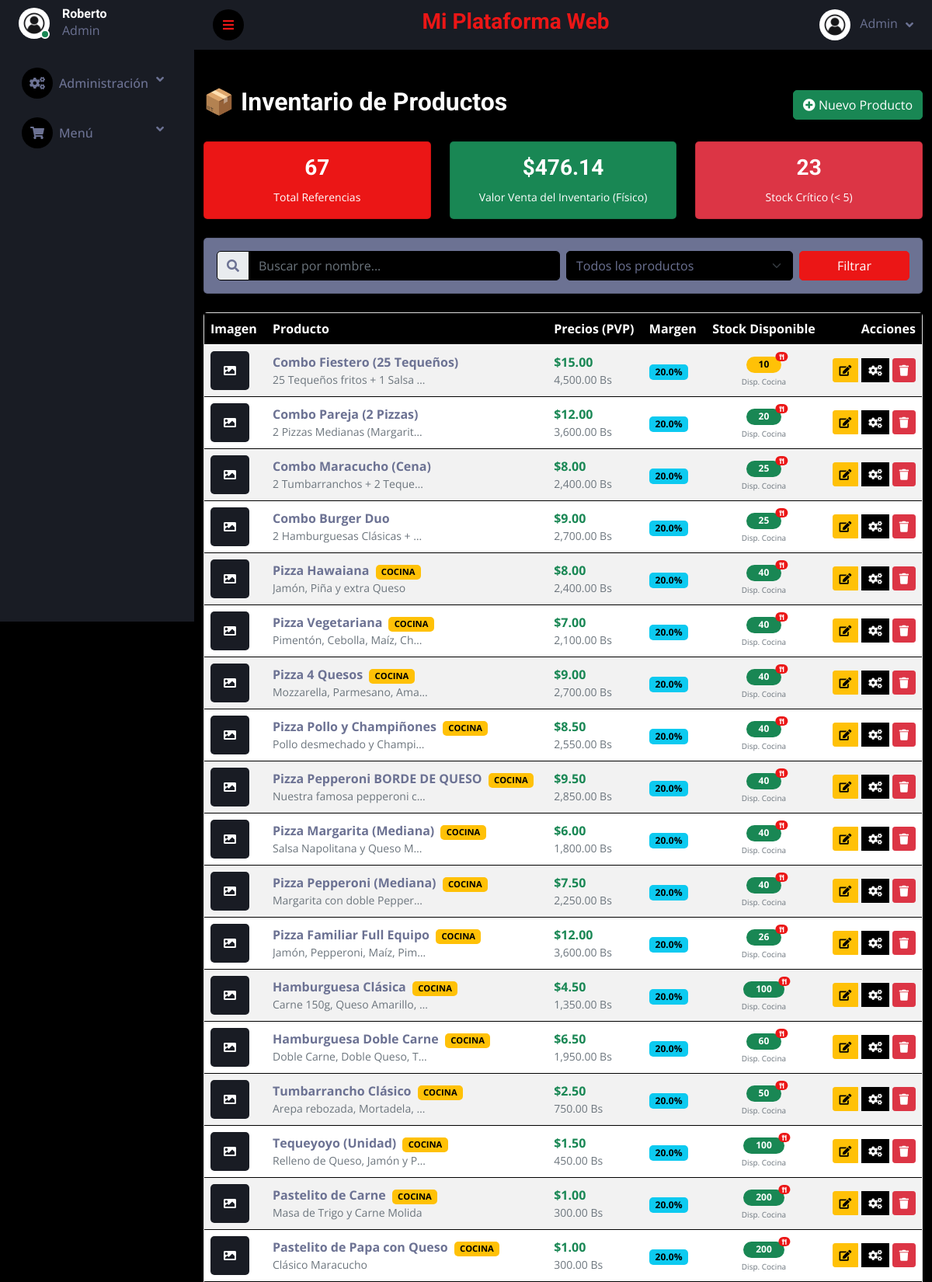
Page /admin/productos.php (signed in, upper part) on the committed database.
### tables this page shows
CREATE TABLE `products` (
  `id` int(11) NOT NULL,
  `name` varchar(100) NOT NULL,
  `description` text DEFAULT NULL,
  `price_usd` decimal(10,2) NOT NULL,
  `price_ves` decimal(10,2) NOT NULL,
  `stock` int(11) NOT NULL,
  `product_type` enum('simple','compound','prepared') DEFAULT 'simple',
  `kitchen_station` enum('pizza','kitchen','bar') DEFAULT 'kitchen',
  `image_url` varchar(255) DEFAULT NULL,
  `created_at` timestamp NULL DEFAULT current_timestamp(),
  `profit_margin` decimal(5,2) NOT NULL DEFAULT 20.00,
  `updated_at` timestamp NULL DEFAULT NULL
);

### funciones/ProductManager.php (called while the page is built, shortened)
<?php
class ProductManager {
    private $db;
    public function __construct() {
        $this->db = Database::getConnection();
    }
    public function getAllProducts() {
        $stmt = $this->db->prepare("SELECT * FROM products ORDER BY created_at DESC");
        $stmt->execute();
        return $stmt->fetchAll(PDO::FETCH_ASSOC);
    }
            public function getProductComponents($productId) {
                $sql = "SELECT pc.*,
                        CASE
                            WHEN pc.component_type = 'raw' THEN rm.name
                            WHEN pc.component_type = 'manufactured' THEN mp.name
                            WHEN pc.component_type = 'product' THEN p.name
                        END as item_name,
                        CASE
                            WHEN pc.component_type = 'raw' THEN rm.unit
                            WHEN pc.component_type = 'manufactured' THEN mp.unit
                            WHEN pc.component_type = 'product' THEN 'und'
                        END as item_unit,
                        CASE
                            WHEN pc.component_type = 'raw' THEN rm.cost_per_unit
                            WHEN pc.component_type = 'manufactured' THEN mp.unit_cost_average
                            WHEN pc.component_type = 'product' THEN p.price_usd -- Usamos precio costo si lo tuvieras, por ahora precio venta
                        END as item_cost
                        FROM product_components pc
                        LEFT JOIN raw_materials rm ON pc.component_id = rm.id AND pc.component_type = 'raw'
                        LEFT JOIN manufactured_products mp ON pc.component_id = mp.id AND pc.component_type = 'manufactured'
                        LEFT JOIN products p ON pc.component_id = p.id AND pc.component_type = 'product'
                        WHERE pc.product_id = ?";
                $stmt = $this->db->prepare($sql);
                $stmt->execute([$productId]);
                return $stmt->fetchAll(PDO::FETCH_ASSOC);
            }
                public function getVirtualStock($productId) {
                    $components = $this->getProductComponents($productId);
                    $minStock = null;
                    foreach ($components as $comp) {
                        $qtyNeeded = floatval($comp['quantity']);
                        $currentStock = 0;
                        if ($comp['component_type'] == 'raw') {
                            $stmt = $this->db->prepare("SELECT stock_quantity FROM raw_materials WHERE id = ?");
                            $stmt->execute([$comp['component_id']]);
                            $currentStock = floatval($stmt->fetchColumn());
                        } elseif ($comp['component_type'] == 'manufactured') {
                            $stmt = $this->db->prepare("SELECT stock FROM manufactured_products WHERE id = ?");
                            $stmt->execute([$comp['component_id']]);
                            $currentStock = floatval($stmt->fetchColumn());
                        } elseif ($comp['component_type'] == 'product') {
                            $stmt = $this->db->prepare("SELECT stock FROM products WHERE id = ?");
                            $stmt->execute([$comp['component_id']]);
                            $currentStock = floatval($stmt->fetchColumn());
                        }
                        $possibleWithThisItem = floor($currentStock / $qtyNeeded);
                        if ($minStock === null || $possibleWithThisItem < $minStock) {
                            $minStock = $possibleWithThisItem;
                        }
                    }
                    return ($minStock === null) ? 0 : $minStock;
                }
}

### funciones/conexion.php (called while the page is built, shortened)
<?php
class Database
{
    private static $connection = null;
    public static function getConnection()
    {
        if (self::$connection === null) {
            try {
                $host     = $_ENV['DB_HOST'] ?? 'localhost';
                $dbname   = $_ENV['DB_NAME'] ?? 'minimarket';
                $username = $_ENV['DB_USER'] ?? 'root';
                $password = $_ENV['DB_PASSWORD'] ?? '';
                $port     = $_ENV['DB_PORT'] ?? '3306';
                $options = [
                    PDO::ATTR_ERRMODE            => PDO::ERRMODE_EXCEPTION,
                    PDO::ATTR_DEFAULT_FETCH_MODE => PDO::FETCH_ASSOC,
                    PDO::ATTR_EMULATE_PREPARES   => false,
                ];
                self::$connection = new PDO(
                    "mysql:host=$host;port=$port;dbname=$dbname;charset=utf8mb4",
                    $username,
                    $password,
                    $options
                );
            } catch (PDOException $e) {
                error_log("Error de conexión: " . $e->getMessage());
                die("<h3>Error de conexión.</h3><p>Verifica tu archivo .env y los logs del servidor.</p>");
            }
        }
        return self::$connection;
    }
}
?>

### admin/productos.php (the view, shortened to what this page needs)
<?php
require_once '../templates/autoload.php';
$search = $_GET['search'] ?? '';
$filter = $_GET['filter'] ?? '';
if ($filter === 'stock_bajo') {
    $productos = $productManager->getLowStockProducts(10);
} elseif (!empty($search)) {
    $productos = $productManager->searchProducts($search);
} else {
    $productos = $productManager->getAllProducts();
}
$totalProductos = count($productos);
$valorInventarioUsd = 0;
$itemsCriticos = 0;
foreach ($productos as $p) {
    $valorInventarioUsd += $p['price_usd'] * $p['stock'];
    if ($p['stock'] <= 5) $itemsCriticos++;
}
require_once '../templates/header.php';
require_once '../templates/menu.php';
?>
<div class="container mt-5">
    <div class="d-flex justify-content-between align-items-center mb-4">
        <h2>📦 Inventario de Productos</h2>
        <a href="add_product.php" class="btn btn-success">
            <i class="fa fa-plus-circle"></i> Nuevo Producto
        </a>
    </div>
    <div class="row mb-4">
        <div class="col-md-4">
            <div class="card bg-primary text-white shadow">
                <div class="card-body text-center">
                    <h3><?= $totalProductos ?></h3>
                    <small>Total Referencias</small>
                </div>
            </div>
        </div>
        <div class="col-md-4">
            <div class="card bg-success text-white shadow">
                <div class="card-body text-center">
                    <h3>$<?= number_format($valorInventarioUsd, 2) ?></h3>
                    <small>Valor Venta del Inventario (Físico)</small>
                </div>
            </div>
        </div>
        <div class="col-md-4">
            <div class="card <?= $itemsCriticos > 0 ? 'bg-danger' : 'bg-secondary' ?> text-white shadow">
                <div class="card-body text-center">
                    <h3><?= $itemsCriticos ?></h3>
                    <small>Stock Crítico (< 5)</small>
                </div>
            </div>
        </div>
    </div>
    <div class="card mb-4 bg-light">
        <div class="card-body py-3">
            <form method="GET" action="" class="row g-2 align-items-center">
                <div class="col-md-6">
                    <div class="input-group">
                        <span class="input-group-text"><i class="fa fa-search"></i></span>
                        <input type="text" name="search" class="form-control" placeholder="Buscar por nombre..." value="<?= htmlspecialchars($search) ?>">
                    </div>
                </div>
                <div class="col-md-4">
                    <select name="filter" class="form-select">
                        <option value="">Todos los productos</option>
                    </select>
                </div>
                <div class="col-md-2">
                    <button type="submit" class="btn btn-primary w-100">Filtrar</button>
                </div>
            </form>
        </div>
    </div>
    <div class="card shadow">
        <div class="card-body p-0">
            <div class="table-responsive">
                <table class="table table-striped table-hover mb-0 align-middle">
                    <thead class="table-dark">
                        <tr>
                            <th style="width: 80px;">Imagen</th>
                            <th>Producto</th>
                            <th>Precios (PVP)</th>
                            <th>Margen</th>
                            <th class="text-center">Stock Disponible</th>
                            <th class="text-end">Acciones</th>
                        </tr>
                    </thead>
                    <tbody>
                        <?php if (!empty($productos)): ?>
                            <?php foreach ($productos as $producto): ?>
                                <tr>
                                    <td>
                                        <?php if (!empty($producto['image_url']) && file_exists("../" . $producto['image_url'])): ?>
                                            <img src="../<?= htmlspecialchars($producto['image_url']) ?>" class="rounded border" width="50" height="50" style="object-fit: cover;">
                                        <?php else: ?>
                                            <div class="bg-secondary text-white rounded d-flex align-items-center justify-content-center" style="width: 50px; height: 50px;">
                                                <i class="fa fa-image"></i>
                                            </div>
                                        <?php endif; ?>
                                    </td>
                                    <td>
                                        <span class="fw-bold"><?= htmlspecialchars($producto['name']) ?></span>
                                        <?php if ($producto['product_type'] === 'prepared'): ?>
                                            <span class="badge bg-warning text-dark ms-1" style="font-size: 0.7em;">COCINA</span>
                                        <?php elseif ($producto['product_type'] === 'simple'): ?>
                                            <span class="badge bg-secondary ms-1" style="font-size: 0.7em;">REVENTA</span>
                                        <?php endif; ?>
                                        <br>
                                        <small class="text-muted text-truncate d-block" style="max-width: 200px;">
                                            <?= htmlspecialchars($producto['description']) ?>
                                        </small>
                                    </td>
                                    <td>
                                        <div class="d-flex flex-column">
                                            <span class="fw-bold text-success">$<?= number_format($producto['price_usd'], 2) ?></span>
                                            <span class="small text-muted"><?= number_format($producto['price_ves'], 2) ?> Bs</span>
                                        </div>
                                    </td>
                                    <td>
                                        <span class="badge bg-info text-dark">
                                            <?= number_format($producto['profit_margin'], 1) ?>%
                                        </span>
                                    </td>
                                    <td class="text-center">
                                        <?php
                                            $stockMostrar = 0;
                                            $esVirtual = false;
                                            if ($producto['product_type'] === 'simple') {
                                                $stockMostrar = $producto['stock'];
                                                $esVirtual = false;
                                            } else {
                                                $stockMostrar = $productManager->getVirtualStock($producto['id']);
                                                $esVirtual = true;
                                            }
                                            $stockClass = 'bg-success';
                                            if ($stockMostrar <= 5) $stockClass = 'bg-danger';
                                            elseif ($stockMostrar <= 15) $stockClass = 'bg-warning text-dark';
                                        ?>
                                        <span class="badge <?= $stockClass ?> rounded-pill px-3 position-relative">
                                            <?= $stockMostrar ?>
                                            <?php if($esVirtual): ?>
                                                <span class="position-absolute top-0 start-100 translate-middle badge rounded-pill bg-primary"
                                                      style="font-size: 0.6em;"
                                                      title="Calculado según ingredientes disponibles">
                                                    <i class="fa fa-utensils"></i>
                                                </span>
                                            <?php endif; ?>
                                        </span>
                                        <div style="font-size: 10px;" class="text-muted mt-1">
                                            <?= $esVirtual ? 'Disp. Cocina' : 'Físico' ?>
                                        </div>
                                    </td>
                                    <td class="text-end">
                                        <div class="btn-group">
                                            <a href="edit_product.php?id=<?= $producto['id'] ?>" class="btn btn-sm btn-warning" title="Editar">
                                                <i class="fa fa-edit"></i>
                                            </a>
                                            <a href="configurar_receta.php?id=<?= $producto['id'] ?>" class="btn btn-sm btn-dark ms-1" title="Configurar Receta">
                                                <i class="fa fa-cogs"></i>
                                            </a>
                                            <form action="delete_product.php?id=<?= $producto['id'] ?>" method="POST" style="display:inline;">
                                                <button type="submit" class="btn btn-sm btn-danger ms-1" onclick="return confirm('¿Eliminar <?= htmlspecialchars($producto['name']) ?>?');" title="Eliminar">
                                                    <i class="fa fa-trash"></i>
                                                </button>
                                            </form>
                                        </div>
                                    </td>
                                </tr>
                            <?php endforeach; ?>
                        <?php endif; ?>
                    </tbody>
                </table>
            </div>
        </div>
    </div>
</div>
<?php require_once '../templates/footer.php'; ?>

### css/style.css (style rules this page uses)
:root { --primary: #EB1616; --secondary: #191C24; --light: #6C7293; --dark: #000000; }
.btn { transition: .5s; }

### rows in the picture
products: name "Combo Fiestero (25 Tequeños)", description "25 Tequeños fritos + 1 Salsa…", price_usd "15.00", price_ves "4,500.00", profit_margin "20.0", stockMostrar "10", product_type "Disp. Cocina"
products: name "Combo Pareja (2 Pizzas)", description "2 Pizzas Medianas (Margarit…", price_usd "12.00", price_ves "3,600.00", profit_margin "20.0", stockMostrar "20", product_type "Disp. Cocina"
products: name "Combo Maracucho (Cena)", description "2 Tumbarranchos + 2 Teque…", price_usd "8.00", price_ves "2,400.00", profit_margin "20.0", stockMostrar "25", product_type "Disp. Cocina"
products: name "Combo Burger Duo", description "2 Hamburguesas Clásicas +…", price_usd "9.00", price_ves "2,700.00", profit_margin "20.0", stockMostrar "25", product_type "Disp. Cocina"
products: name "Pizza Hawaiana", product_type "COCINA", description "Jamón, Piña y extra Queso", price_usd "8.00", price_ves "2,400.00", profit_margin "20.0", stockMostrar "40"
products: name "Pizza Vegetariana", product_type "COCINA", description "Pimentón, Cebolla, Maíz, Ch…", price_usd "7.00", price_ves "2,100.00", profit_margin "20.0", stockMostrar "40"
products: name "Pizza 4 Quesos", product_type "COCINA", description "Mozzarella, Parmesano, Ama…", price_usd "9.00", price_ves "2,700.00", profit_margin "20.0", stockMostrar "40"
products: name "Pizza Pollo y Champiñones", product_type "COCINA", description "Pollo desmechado y Champi…", price_usd "8.50", price_ves "2,550.00", profit_margin "20.0", stockMostrar "40"
products: name "Pizza Pepperoni BORDE DE QUESO", product_type "COCINA", description "Nuestra famosa pepperoni c…", price_usd "9.50", price_ves "2,850.00", profit_margin "20.0", stockMostrar "40"
products: name "Pizza Margarita (Mediana)", product_type "COCINA", description "Salsa Napolitana y Queso M…", price_usd "6.00", price_ves "1,800.00", profit_margin "20.0", stockMostrar "40"
products: name "Pizza Pepperoni (Mediana)", product_type "COCINA", description "Margarita con doble Pepper…", price_usd "7.50", price_ves "2,250.00", profit_margin "20.0", stockMostrar "40"
products: name "Pizza Familiar Full Equipo", product_type "COCINA", description "Jamón, Pepperoni, Maíz, Pim…", price_usd "12.00", price_ves "3,600.00", profit_margin "20.0", stockMostrar "26"
products: name "Hamburguesa Clásica", product_type "COCINA", description "Carne 150g, Queso Amarillo,…", price_usd "4.50", price_ves "1,350.00", profit_margin "20.0", stockMostrar "100"
products: name "Hamburguesa Doble Carne", product_type "COCINA", description "Doble Carne, Doble Queso, T…", price_usd "6.50", price_ves "1,950.00", profit_margin "20.0", stockMostrar "60"
products: name "Tumbarrancho Clásico", product_type "COCINA", description "Arepa rebozada, Mortadela,…", price_usd "2.50", price_ves "750.00", profit_margin "20.0", stockMostrar "50"
products: name "Tequeyoyo (Unidad)", product_type "COCINA", description "Relleno de Queso, Jamón y P…", price_usd "1.50", price_ves "450.00", profit_margin "20.0", stockMostrar "100"
products: name "Pastelito de Carne", product_type "COCINA", description "Masa de Trigo y Carne Molida", price_usd "1.00", price_ves "300.00", profit_margin "20.0", stockMostrar "200"
products: name "Pastelito de Papa con Queso", product_type "COCINA", description "Clásico Maracucho", price_usd "1.00", price_ves "300.00", profit_margin "20.0", stockMostrar "200"

### other values in the picture
$GLOBALS['site_name'] "Mi Plataforma Web"
$user_role "Admin"
$user "Roberto"
$totalProductos "67"
$valorInventarioUsd "476.14"
$itemsCriticos "23"
